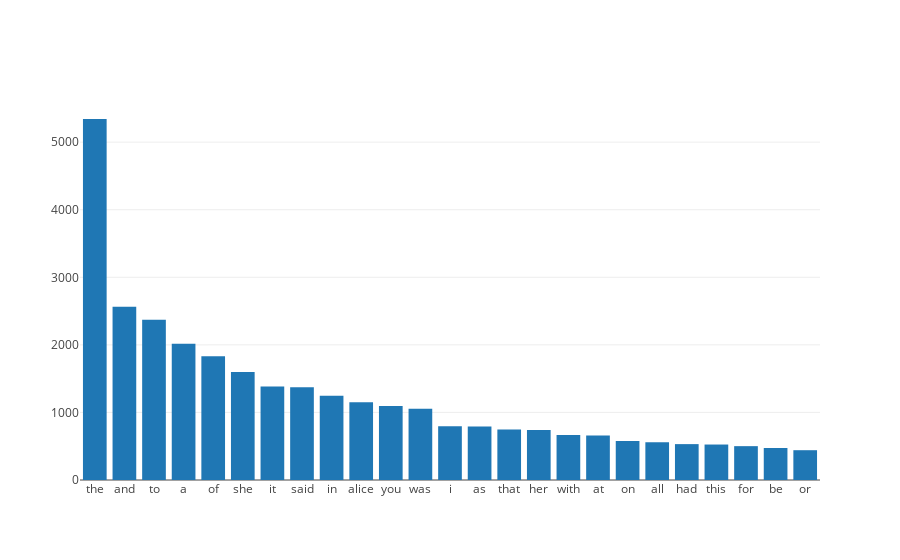

Notebook code for this chart:
### Code cell
plotly.offline.iplot([alice_trace])

### Figure 1 — Plotly figure (JSON) as saved in the notebook; plotly's stock layout.template omitted (floating-point values rounded to 4 significant figures)
{"data": [{"type": "bar", "x": ["the", "and", "to", "a", "of", "she", "it", "said", "in", "alice", "you", "was", "i", "as", "that", "her", "with", "at", "on", "all", "had", "this", "for", "be", "or"], "y": [5343, 2565, 2370, 2016, 1830, 1599, 1383, 1371, 1248, 1149, 1095, 1056, 795, 792, 747, 741, 666, 660, 576, 558, 531, 525, 501, 474, 441]}], "layout": {}}
